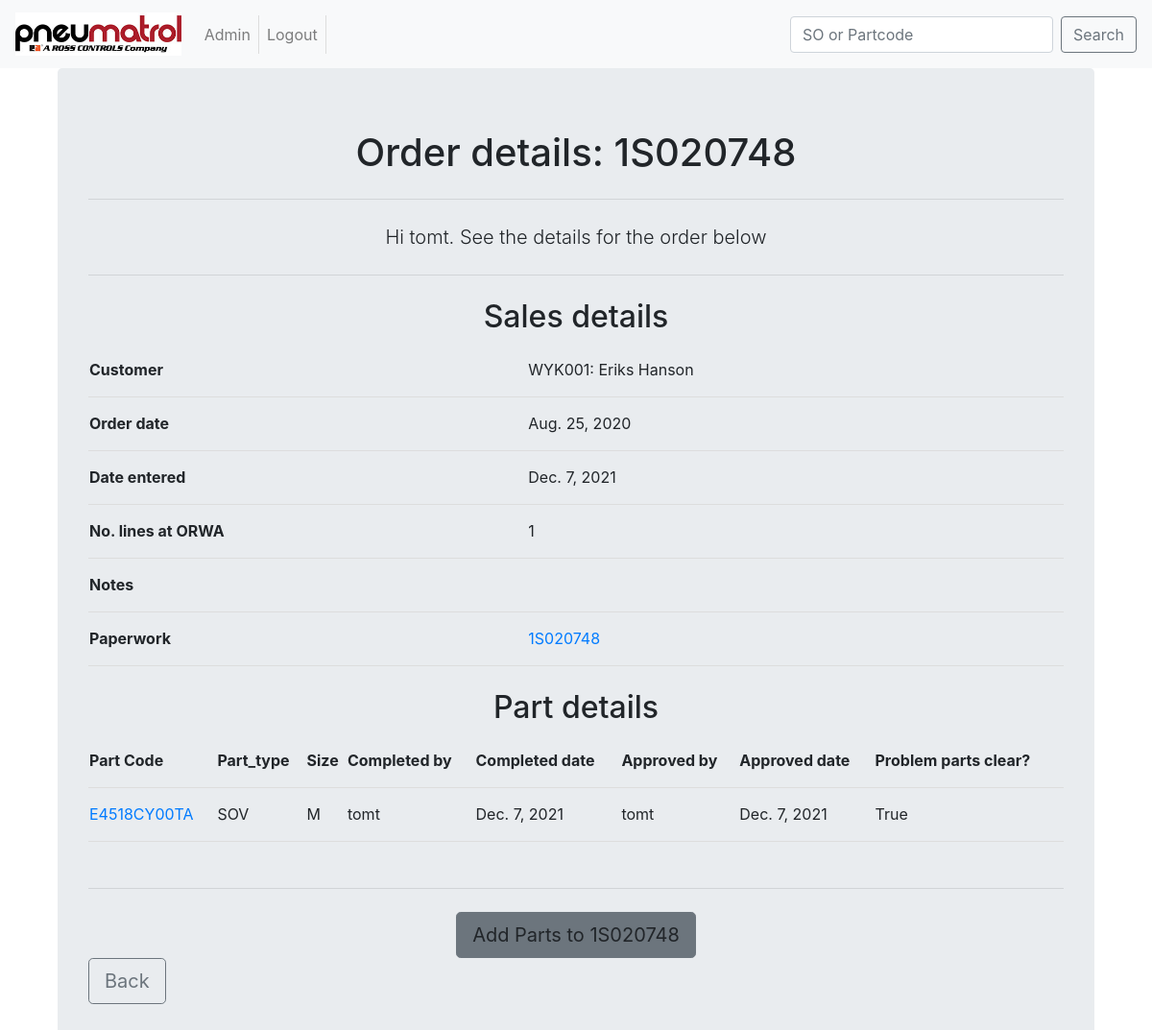
Before: /ORWAapp/home/orders/1S020748 (signed in) with the older database file.
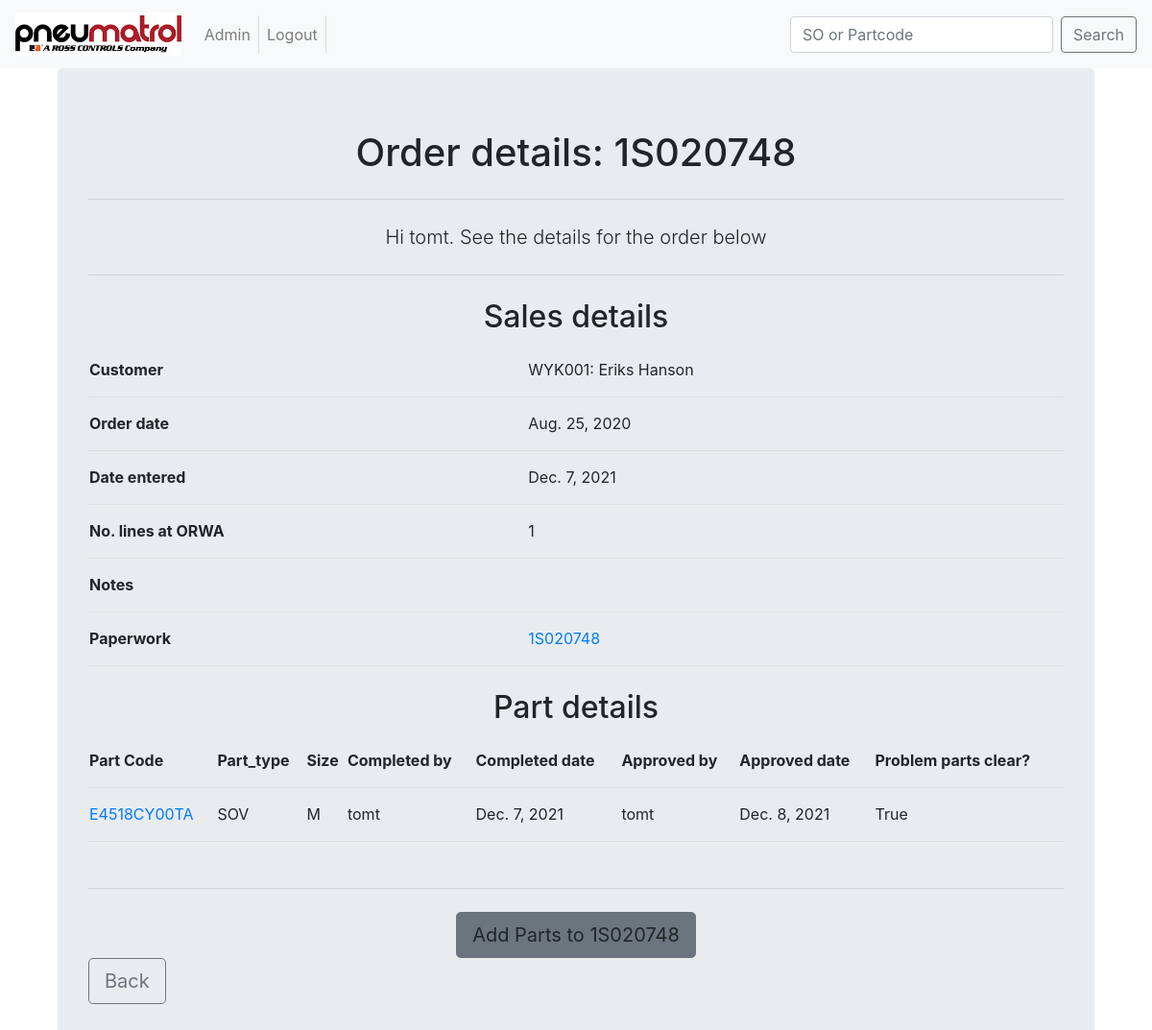
After: the same page with the newer database file.
### ORWAapp/models.py (models this page shows, shortened)
class Parts(models.Model):
	part_code = models.CharField(max_length=22, unique=True)
	part_type = models.ForeignKey(PartType, on_delete=models.CASCADE)
	sales_order = models.ForeignKey(SalesOrder, on_delete=models.CASCADE, related_name='salesorder')
	updated_code = models.BooleanField(default=False)
	start_date = models.DateField()
	completed_by = models.ForeignKey(User, on_delete=models.CASCADE, related_name='completedby', null=False, blank=True)
	completed_date = models.DateField(auto_now_add = True)
	approved_by = models.ForeignKey(User, on_delete=models.CASCADE, related_name='approvedby', null=True, blank=True)
	approved_date = models.DateField(null=True, blank=True)
	problem_parts = models.BooleanField(default=False, verbose_name ="Problem parts checked")
	problem_parts_cleared = models.BooleanField(default = False)
	notes = models.TextField(blank=True, max_length = 256)
	SMALL = 'S'
	MEDIUM = "M"
	LARGE = "L"
	HUGE = "H"
	SIZE_CHOICES = [
	    (SMALL, 'Small'),
	    (MEDIUM, 'Medium'),
	    (LARGE, 'Large'),
	    (HUGE, 'Huge'),
	]
	size = models.CharField(max_length=1, choices=SIZE_CHOICES, null = False)
	class Meta:
		verbose_name_plural = "Parts"

class PartType(models.Model):
	name = models.CharField(max_length=20, unique=True)
	description = models.TextField(max_length=200, help_text="200 character max")
	def __str__(self):
		return self.name
	class Meta:
		verbose_name_plural = "Part Types"

### ORWAapp/views.py (the view)
# urls.py: path('home/orders/<order>', views.OrderDetail, name='OrderDetail'),
def OrderDetail(request, order):
    user = request.user.username
    user_group = request.user.groups.values_list('name',flat = True) # QuerySet Object
    user_group_as_list = list(user_group)   #QuerySet to `list`
    DEPT = user_group_as_list[0]
    alladd = False
    edit = False
    if DEPT == "ENG" or DEPT == "ENM":
        edit = True
    od = SalesOrder.objects.get(order_number = order)
    pd = Parts.objects.filter(sales_order = od)
    partadded = len(pd)
    lines = od.ORWA_lines
    print("ORWA lines:", lines)
    print("Part lines:", partadded)
    approvecount = Parts.objects.filter(sales_order = od).filter(approved_by__isnull = True)
    print("Part lines to approve:", len(approvecount))
    if lines == partadded:
        alladd = True
    context = {
    'alladd':alladd,
    'insert_me':user,
    'od': od,
    'pd':pd,
    'edit': edit,
    }
    return render(request, 'ORWAapp/home/OrderDetail.html', context)

### ORWAapp/models.py (called while the page is built)
	def __str__(self):
		return "%s: %s" % (self.account_name, self.short_name)

### templates/ORWAapp/home/OrderDetail.html (shortened to what this page needs)
<!DOCTYPE html>
{% extends "base.html" %}
    {% block body_block %}
        <div class="container">
            <div class="jumbotron">
                <center>
                    <h1>Order details: {{ od.order_number }}</h1>
                    <hr class="my-4">
                        <p class="lead">Hi {{ insert_me }}. See the details for the order below</p>
                        <hr class="my-4">
                        <table>
                            <h2>Sales details</h2>
                            <tr>
                                <th>Customer</th>
                                <td>{{ od.customer }}</td>
                            </tr>
                            <tr>
                                <th>Order date</th>
                                <td>{{ od.order_date }}</td>
                            </tr>
                            <tr>
                                <th>Date entered</th>
                                <td>{{ od.entered_date }}</td>
                            </tr>
                            <tr>
                                <th>No. lines at ORWA</th>
                                <td>{{ od.ORWA_lines }}</td>
                            </tr>
                                <th>Notes</th>
                                <td>{{ od.notes }}</td>
                                <th>Paperwork</th>
                                <td><a href="/media/{{ od.paperwork }}" target="_blank">{{ od.order_number }}</a></td>
                        </table>
                        <br>
                        <table>
                            <h2>Part details</h2>
                            <tr>
                                <th>Part Code</th>
                                <th>Part_type</th>
                                <th>Size</th>
                                <th>Completed by</th>
                                <th>Completed date</th>
                                <th>Approved by </th>
                                <th>Approved date</th>
                                <th>Problem parts clear?</th>
                            </tr>
                            {% for p in pd %}
                            <tr>
                                <td><a href="{% url 'ORWAapp:PartDetail' p.part_code %}">{{ p.part_code }}</a></td>
                                <td>{{ p.part_type }}</td>
                                <td>{{ p.size }}</td>
                                <td>{{ p.completed_by }}</td>
                                <td>{{ p.completed_date }}</td>
                                <td>{{ p.approved_by }}</td>
                                <td>{{ p.approved_date }}</td>
                                <td>{{ p.problem_parts_cleared }}</td>
                            </tr>
                            {% endfor %}
                        </table>
                        <br>
                {% if alladd %}
                    <hr class="my-4">
                        <a class="btn btn-secondary btn-lg" role="button" aria-disabled="true">Add Parts to {{ od.order_number }} </a>
                    <br>
                {% elif edit %}
                    <hr class="my-4">
                        <a class="btn btn-primary btn-lg" role="button" href="{% url 'ORWAapp:AddParts' od.order_number %}">Add Parts to {{ od.order_number }}</a>
                    <br>
                {% else %}
                    <a class="btn btn-secondary btn-lg" role="button" aria-disabled="true">Add Parts to {{ od.order_number }} </a>
                {% endif %}
                </center>
{% endblock %}

Changed rows visible on the page:
changed Parts "E4518CY00TA": approved_date "Dec. 7, 2021" → "Dec. 8, 2021"
